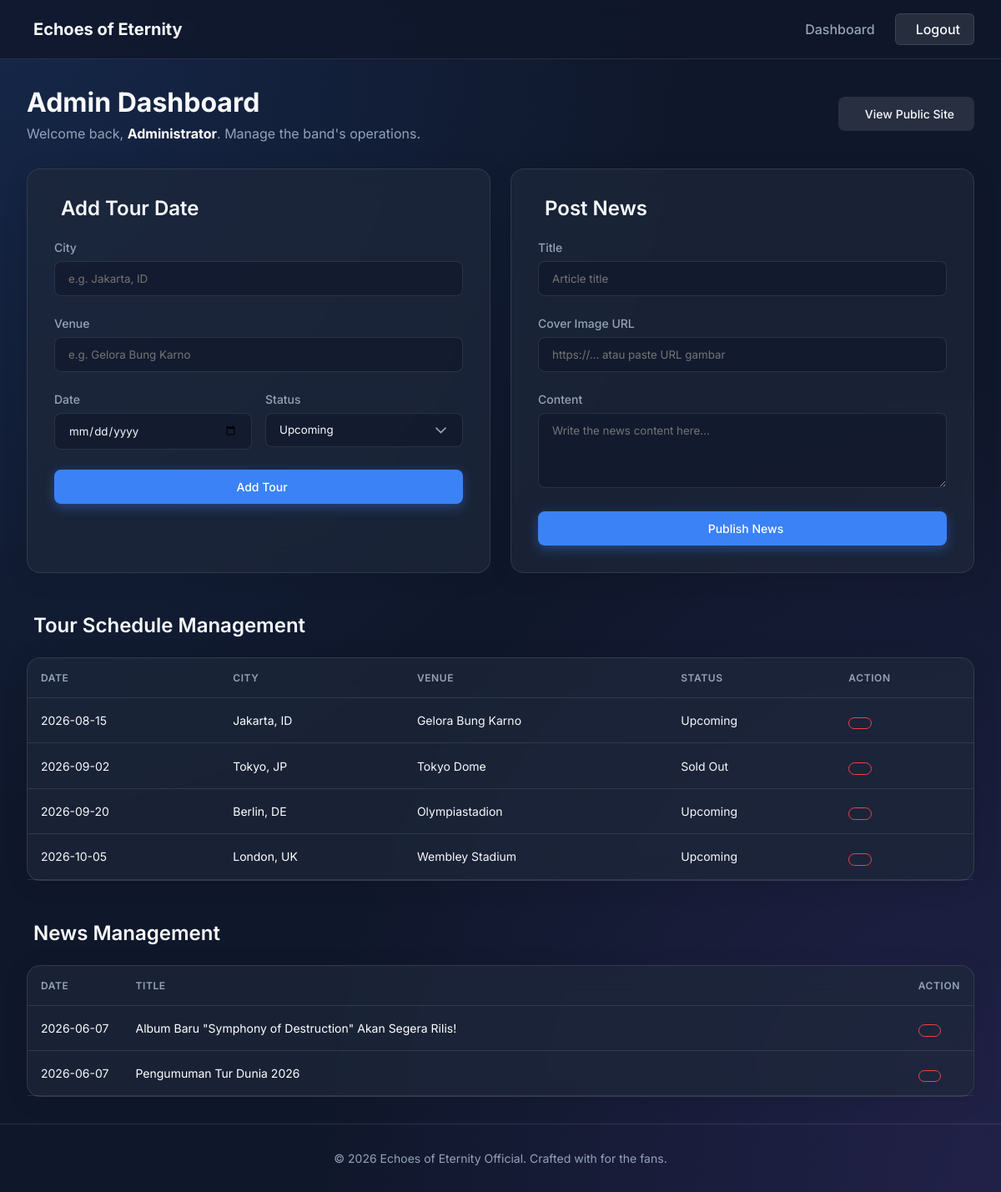
Page /index.php?page=dashboard (signed in) on the committed database.
### tables this page shows
CREATE TABLE IF NOT EXISTS tours (
    id INT AUTO_INCREMENT PRIMARY KEY,
    city VARCHAR(100) NOT NULL,
    venue VARCHAR(150) NOT NULL,
    tour_date DATE NOT NULL,
    status ENUM('Upcoming', 'Sold Out', 'Completed') DEFAULT 'Upcoming',
    created_at TIMESTAMP DEFAULT CURRENT_TIMESTAMP
);

CREATE TABLE IF NOT EXISTS news (
    id INT AUTO_INCREMENT PRIMARY KEY,
    title VARCHAR(200) NOT NULL,
    content TEXT NOT NULL,
    image_url MEDIUMTEXT DEFAULT NULL,
    created_at TIMESTAMP DEFAULT CURRENT_TIMESTAMP
);

### src/controllers/DashboardController.php (called while the page is built, shortened)
<?php
require_once __DIR__ . '/../models/NewsModel.php';
require_once __DIR__ . '/../models/TourModel.php';
class DashboardController {
    private $newsModel;
    private $tourModel;
    public function __construct() {
        $this->newsModel = new NewsModel();
        $this->tourModel = new TourModel();
    }
    public function index() {
        $news = $this->newsModel->getAll();
        $tours = $this->tourModel->getAll();
        require_once __DIR__ . '/../views/dashboard.php';
    }
}

### src/config/Database.php (called while the page is built)
<?php
class Database {
    private static $conn;
    public static function getConnection() {
        if (self::$conn == null) {
            $host = getenv('DATABASE_HOST') ?: 'db';
            $db_name = getenv('DATABASE_NAME') ?: 'uas_db';
            $username = getenv('DATABASE_USER') ?: 'root';
            $password = getenv('DATABASE_PASSWORD') ?: 'rootpassword';
            $maxRetries = 10;
            $retryDelay = 2;
            for ($i = 0; $i < $maxRetries; $i++) {
                try {
                    $dsn = "mysql:host=" . $host . ";dbname=" . $db_name . ";charset=utf8mb4";
                    self::$conn = new PDO($dsn, $username, $password);
                    self::$conn->setAttribute(PDO::ATTR_ERRMODE, PDO::ERRMODE_EXCEPTION);
                    self::$conn->setAttribute(PDO::ATTR_DEFAULT_FETCH_MODE, PDO::FETCH_ASSOC);
                    return self::$conn;
                } catch (PDOException $e) {
                    if ($i === $maxRetries - 1) {
                        $loaded = implode(', ', get_loaded_extensions());
                        $pdoDrivers = implode(', ', PDO::getAvailableDrivers());
                        die("Connection error: " . $e->getMessage()
                            . "<br>PDO drivers available: " . $pdoDrivers
                            . "<br>Host: " . $host
                            . "<br>DB: " . $db_name);
                    }
                    sleep($retryDelay);
                }
            }
        }
        return self::$conn;
    }
}

### src/models/TourModel.php (called while the page is built, shortened)
<?php
require_once __DIR__ . '/../config/Database.php';
class TourModel {
    private $conn;
    private $table_name = "tours";
    public function __construct() {
        $this->conn = Database::getConnection();
    }
    public function getAll() {
        $query = "SELECT * FROM " . $this->table_name . " ORDER BY tour_date ASC";
        $stmt = $this->conn->prepare($query);
        $stmt->execute();
        return $stmt->fetchAll(PDO::FETCH_ASSOC);
    }
}

### src/models/NewsModel.php (called while the page is built, shortened)
<?php
require_once __DIR__ . '/../config/Database.php';
class NewsModel {
    private $conn;
    private $table_name = "news";
    public function __construct() {
        $this->conn = Database::getConnection();
    }
    public function getAll() {
        $query = "SELECT * FROM " . $this->table_name . " ORDER BY created_at DESC";
        $stmt = $this->conn->prepare($query);
        $stmt->execute();
        return $stmt->fetchAll(PDO::FETCH_ASSOC);
    }
}

### src/views/dashboard.php (the view, shortened to what this page needs)
<div style="display: flex; justify-content: space-between; align-items: center; margin-bottom: 2rem;">
    <div>
        <h1 style="font-size: 2rem; margin-bottom: 0.5rem;">Admin Dashboard</h1>
        <p style="color: var(--text-secondary);">Welcome back, <strong style="color: white;"><?= htmlspecialchars($_SESSION['full_name'] ?? 'Admin') ?></strong>. Manage the band's operations.</p>
    </div>
    <div>
        <a href="index.php" class="btn btn-nav" style="display: inline-flex;"><i class="ti ti-external-link"></i> View Public Site</a>
    </div>
</div>
<div class="grid grid-2">
    <div class="glass-card">
        <h2 class="section-title"><i class="ti ti-ticket"></i> Add Tour Date</h2>
        <form method="POST" action="index.php?page=dashboard">
            <div class="form-group">
                <label class="form-label">City</label>
                <input type="text" name="city" class="form-control" required placeholder="e.g. Jakarta, ID">
            </div>
            <div class="form-group">
                <label class="form-label">Venue</label>
                <input type="text" name="venue" class="form-control" required placeholder="e.g. Gelora Bung Karno">
            </div>
            <div class="grid grid-2" style="gap: 1rem;">
                <div class="form-group">
                    <label class="form-label">Date</label>
                    <input type="date" name="tour_date" class="form-control" required>
                </div>
                <div class="form-group">
                    <label class="form-label">Status</label>
                    <select name="status" class="form-control">
                        <option value="Upcoming">Upcoming</option>
                    </select>
                </div>
            </div>
            <button type="submit" class="btn btn-primary" style="width: 100%;"><i class="ti ti-plus"></i> Add Tour</button>
        </form>
    </div>
    <div class="glass-card">
        <h2 class="section-title"><i class="ti ti-news"></i> Post News</h2>
        <form method="POST" action="index.php?page=dashboard">
            <div class="form-group">
                <label class="form-label">Title</label>
                <input type="text" name="title" class="form-control" required placeholder="Article title">
            </div>
            <div class="form-group">
                <label class="form-label">Cover Image URL</label>
                <input type="text" name="image_url" class="form-control" placeholder="https://... atau paste URL gambar">
            </div>
            <div class="form-group">
                <label class="form-label">Content</label>
                <textarea name="content" class="form-control" rows="4" required placeholder="Write the news content here..."></textarea>
            </div>
            <button type="submit" class="btn btn-primary" style="width: 100%;"><i class="ti ti-send"></i> Publish News</button>
        </form>
    </div>
</div>
<h2 class="section-title" style="margin-top: 3rem;"><i class="ti ti-list"></i> Tour Schedule Management</h2>
<div class="glass-card" style="padding: 0;">
    <div class="table-container">
        <table class="table">
            <thead>
                <tr>
                    <th>Date</th>
                    <th>City</th>
                    <th>Venue</th>
                    <th>Status</th>
                    <th>Action</th>
                </tr>
            </thead>
            <tbody>
                <?php if (empty($tours)): ?>
                    <tr><td colspan="5" style="text-align: center; padding: 2rem;">No data found.</td></tr>
                <?php else: ?>
                    <?php foreach($tours as $tour): ?>
                        <tr>
                            <td><?= date('Y-m-d', strtotime($tour['tour_date'])) ?></td>
                            <td style="color: white;"><?= htmlspecialchars($tour['city']) ?></td>
                            <td><?= htmlspecialchars($tour['venue']) ?></td>
                            <td><?= htmlspecialchars($tour['status']) ?></td>
                            <td>
                                <form method="POST" action="index.php?page=dashboard" style="display:inline;">
                                    <button type="submit" class="btn btn-danger btn-sm" onclick="return confirm('Delete this tour?')"><i class="ti ti-trash"></i></button>
                                </form>
                            </td>
                        </tr>
                    <?php endforeach; ?>
                <?php endif; ?>
            </tbody>
        </table>
    </div>
</div>
<h2 class="section-title" style="margin-top: 3rem;"><i class="ti ti-list"></i> News Management</h2>
<div class="glass-card" style="padding: 0;">
    <div class="table-container">
        <table class="table">
            <thead>
                <tr>
                    <th>Date</th>
                    <th>Title</th>
                    <th>Action</th>
                </tr>
            </thead>
            <tbody>
                <?php if (empty($news)): ?>
                    <tr><td colspan="3" style="text-align: center; padding: 2rem;">No news found.</td></tr>
                <?php else: ?>
                    <?php foreach($news as $item): ?>
                        <tr>
                            <td style="white-space: nowrap;"><?= date('Y-m-d', strtotime($item['created_at'])) ?></td>
                            <td style="color: white; width: 100%;"><?= htmlspecialchars($item['title']) ?></td>
                            <td>
                                <form method="POST" action="index.php?page=dashboard" style="display:inline;">
                                    <button type="submit" class="btn btn-danger btn-sm" onclick="return confirm('Delete this news?')"><i class="ti ti-trash"></i></button>
                                </form>
                            </td>
                        </tr>
                    <?php endforeach; ?>
                <?php endif; ?>
            </tbody>
        </table>
    </div>
</div>
<?php
require_once __DIR__ . '/layout.php';
?>

### src/views/layout.php (style rules this page uses)
:root { --bg-dark: #0f172a; --bg-card: rgba(30, 41, 59, 0.7); --border-light: rgba(255, 255, 255, 0.1); --text-primary: #f8fafc; --text-secondary: #94a3b8; --accent-primary: #3b82f6; --accent-hover: #2563eb; --accent-danger: #ef4444; --accent-danger-hover: #dc2626; --success: #10b981; }
* { margin: 0; padding: 0; box-sizing: border-box; font-family: 'Inter', sans-serif; }
body { background-color: var(--bg-dark); background-image: radial-gradient(at 0% 0%, rgba(59, 130, 246, 0.15) 0px, transparent 50%), radial-gradient(at 100% 100%, rgba(139, 92, 246, 0.15) 0px, transparent 50%); color: var(--text-primary); min-height: 100vh; display: flex; flex-direction: column; }
.btn-nav { background: rgba(255, 255, 255, 0.1); border: 1px solid var(--border-light); padding: 0.5rem 1rem; border-radius: 6px; color: var(--text-primary); text-decoration: none; font-weight: 500; transition: all 0.3s; display: flex; align-items: center; gap: 0.5rem; }
.glass-card { background: var(--bg-card); backdrop-filter: blur(16px); -webkit-backdrop-filter: blur(16px); border: 1px solid var(--border-light); border-radius: 16px; padding: 2rem; box-shadow: 0 4px 30px rgba(0, 0, 0, 0.1); }
h1, h2, h3 { color: var(--text-primary); margin-bottom: 1rem; }
.section-title { font-size: 1.5rem; font-weight: 600; margin-bottom: 1.5rem; display: flex; align-items: center; gap: 0.5rem; }
.btn { display: inline-flex; align-items: center; justify-content: center; gap: 0.5rem; padding: 0.75rem 1.5rem; border-radius: 8px; font-weight: 500; border: none; cursor: pointer; transition: all 0.2s; text-decoration: none; font-size: 0.875rem; }
.btn-primary { background: var(--accent-primary); color: white; box-shadow: 0 4px 14px 0 rgba(59, 130, 246, 0.39); }
.btn-danger { background: transparent; color: var(--accent-danger); border: 1px solid var(--accent-danger); }
.btn-sm { padding: 0.4rem 0.8rem; font-size: 0.75rem; }
.form-group { margin-bottom: 1.5rem; }
.form-label { display: block; margin-bottom: 0.5rem; color: var(--text-secondary); font-size: 0.875rem; font-weight: 500; }
.form-control { width: 100%; background: rgba(15, 23, 42, 0.6); border: 1px solid var(--border-light); border-radius: 8px; padding: 0.75rem 1rem; color: var(--text-primary); font-family: inherit; transition: border-color 0.3s, box-shadow 0.3s; }
select.form-control { appearance: none; background-repeat: no-repeat; background-position: right 1rem center; background-size: 1.2rem; padding-right: 2.5rem; }
.grid { display: grid; gap: 1.5rem; }
.grid-2 { grid-template-columns: repeat(1, 1fr); }
@media (min-width: 768px) { .grid-2 { grid-template-columns: repeat(2, 1fr); } }
.table-container { overflow-x: auto; }
.table { width: 100%; border-collapse: separate; border-spacing: 0; }
.table th, .table td { padding: 1rem; border-bottom: 1px solid var(--border-light); text-align: left; }
.table th { color: var(--text-secondary); font-size: 0.75rem; font-weight: 600; text-transform: uppercase; letter-spacing: 0.05em; }
.table td { font-size: 0.875rem; }
.table tbody tr { transition: background 0.2s; }

### rows in the picture
tours: tour_date "2026-08-15", city "Jakarta, ID", venue "Gelora Bung Karno", status "Upcoming"
tours: tour_date "2026-09-02", city "Tokyo, JP", venue "Tokyo Dome", status "Sold Out"
tours: tour_date "2026-09-20", city "Berlin, DE", venue "Olympiastadion", status "Upcoming"
tours: tour_date "2026-10-05", city "London, UK", venue "Wembley Stadium", status "Upcoming"
news: created_at "2026-06-07", title "Album Baru \"Symphony of Destruction\" Akan Segera Rilis!"
news: created_at "2026-06-07", title "Pengumuman Tur Dunia 2026"

### other values in the picture
$_SESSION['full_name'] "Administrator"
